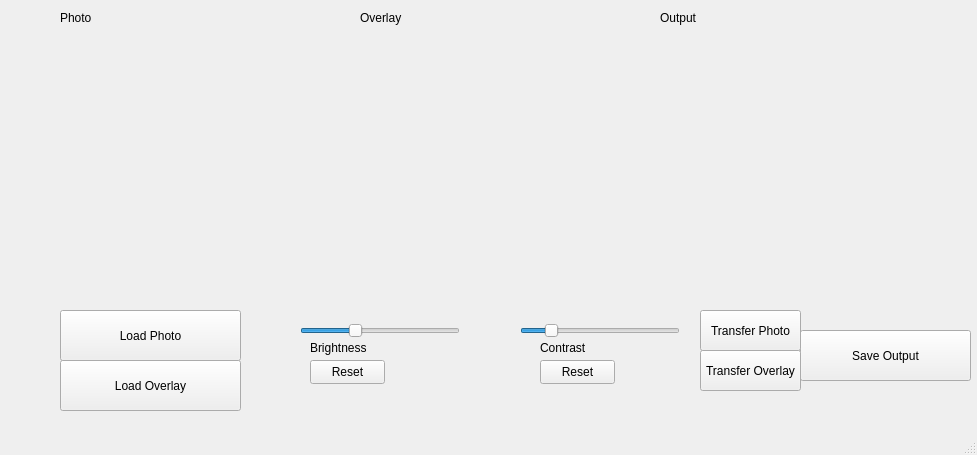
<?xml version="1.0" encoding="UTF-8"?>
<ui version="4.0">
 <class>MainWindow</class>
 <widget class="QMainWindow" name="MainWindow">
  <property name="geometry">
   <rect>
    <x>0</x>
    <y>0</y>
    <width>977</width>
    <height>455</height>
   </rect>
  </property>
  <property name="windowTitle">
   <string>MainWindow</string>
  </property>
  <widget class="QWidget" name="centralwidget">
   <widget class="QPushButton" name="pushButton">
    <property name="geometry">
     <rect>
      <x>60</x>
      <y>310</y>
      <width>181</width>
      <height>51</height>
     </rect>
    </property>
    <property name="text">
     <string>Load Photo</string>
    </property>
   </widget>
   <widget class="QPushButton" name="pushButton_2">
    <property name="geometry">
     <rect>
      <x>60</x>
      <y>360</y>
      <width>181</width>
      <height>51</height>
     </rect>
    </property>
    <property name="text">
     <string>Load Overlay</string>
    </property>
   </widget>
   <widget class="QLabel" name="label">
    <property name="geometry">
     <rect>
      <x>60</x>
      <y>10</y>
      <width>49</width>
      <height>16</height>
     </rect>
    </property>
    <property name="text">
     <string>Photo</string>
    </property>
   </widget>
   <widget class="QLabel" name="label_2">
    <property name="geometry">
     <rect>
      <x>360</x>
      <y>10</y>
      <width>49</width>
      <height>16</height>
     </rect>
    </property>
    <property name="text">
     <string>Overlay</string>
    </property>
   </widget>
   <widget class="QLabel" name="label_3">
    <property name="geometry">
     <rect>
      <x>660</x>
      <y>10</y>
      <width>49</width>
      <height>16</height>
     </rect>
    </property>
    <property name="text">
     <string>Output</string>
    </property>
   </widget>
   <widget class="QSlider" name="horizontalSlider">
    <property name="geometry">
     <rect>
      <x>300</x>
      <y>320</y>
      <width>160</width>
      <height>22</height>
     </rect>
    </property>
    <property name="contextMenuPolicy">
     <enum>Qt::ContextMenuPolicy::NoContextMenu</enum>
    </property>
    <property name="minimum">
     <number>1</number>
    </property>
    <property name="maximum">
     <number>300</number>
    </property>
    <property name="value">
     <number>100</number>
    </property>
    <property name="sliderPosition">
     <number>100</number>
    </property>
    <property name="orientation">
     <enum>Qt::Orientation::Horizontal</enum>
    </property>
   </widget>
   <widget class="QSlider" name="horizontalSlider_2">
    <property name="geometry">
     <rect>
      <x>520</x>
      <y>320</y>
      <width>160</width>
      <height>22</height>
     </rect>
    </property>
    <property name="minimum">
     <number>-20</number>
    </property>
    <property name="maximum">
     <number>100</number>
    </property>
    <property name="value">
     <number>0</number>
    </property>
    <property name="sliderPosition">
     <number>0</number>
    </property>
    <property name="orientation">
     <enum>Qt::Orientation::Horizontal</enum>
    </property>
   </widget>
   <widget class="QLabel" name="label_4">
    <property name="geometry">
     <rect>
      <x>310</x>
      <y>340</y>
      <width>71</width>
      <height>16</height>
     </rect>
    </property>
    <property name="text">
     <string>Brightness</string>
    </property>
   </widget>
   <widget class="QLabel" name="label_5">
    <property name="geometry">
     <rect>
      <x>540</x>
      <y>340</y>
      <width>49</width>
      <height>16</height>
     </rect>
    </property>
    <property name="text">
     <string>Contrast</string>
    </property>
   </widget>
   <widget class="QPushButton" name="pushButton_3">
    <property name="geometry">
     <rect>
      <x>800</x>
      <y>330</y>
      <width>171</width>
      <height>51</height>
     </rect>
    </property>
    <property name="text">
     <string>Save Output</string>
    </property>
   </widget>
   <widget class="QLabel" name="label_6">
    <property name="geometry">
     <rect>
      <x>60</x>
      <y>40</y>
      <width>281</width>
      <height>251</height>
     </rect>
    </property>
    <property name="text">
     <string/>
    </property>
    <property name="scaledContents">
     <bool>true</bool>
    </property>
    <property name="indent">
     <number>-4</number>
    </property>
   </widget>
   <widget class="QLabel" name="label_7">
    <property name="geometry">
     <rect>
      <x>360</x>
      <y>40</y>
      <width>281</width>
      <height>251</height>
     </rect>
    </property>
    <property name="text">
     <string/>
    </property>
    <property name="scaledContents">
     <bool>true</bool>
    </property>
    <property name="indent">
     <number>-4</number>
    </property>
   </widget>
   <widget class="QLabel" name="label_8">
    <property name="geometry">
     <rect>
      <x>650</x>
      <y>40</y>
      <width>281</width>
      <height>251</height>
     </rect>
    </property>
    <property name="text">
     <string/>
    </property>
    <property name="scaledContents">
     <bool>true</bool>
    </property>
    <property name="indent">
     <number>-4</number>
    </property>
   </widget>
   <widget class="QPushButton" name="pushButton_4">
    <property name="geometry">
     <rect>
      <x>310</x>
      <y>360</y>
      <width>75</width>
      <height>24</height>
     </rect>
    </property>
    <property name="text">
     <string>Reset</string>
    </property>
   </widget>
   <widget class="QPushButton" name="pushButton_5">
    <property name="geometry">
     <rect>
      <x>540</x>
      <y>360</y>
      <width>75</width>
      <height>24</height>
     </rect>
    </property>
    <property name="text">
     <string>Reset</string>
    </property>
   </widget>
   <widget class="QPushButton" name="TransferPhoto">
    <property name="geometry">
     <rect>
      <x>700</x>
      <y>310</y>
      <width>101</width>
      <height>41</height>
     </rect>
    </property>
    <property name="text">
     <string>Transfer Photo</string>
    </property>
   </widget>
   <widget class="QPushButton" name="TransferOverlay">
    <property name="geometry">
     <rect>
      <x>700</x>
      <y>350</y>
      <width>101</width>
      <height>41</height>
     </rect>
    </property>
    <property name="text">
     <string>Transfer Overlay</string>
    </property>
   </widget>
  </widget>
  <widget class="QMenuBar" name="menubar">
   <property name="geometry">
    <rect>
     <x>0</x>
     <y>0</y>
     <width>977</width>
     <height>22</height>
    </rect>
   </property>
  </widget>
  <widget class="QStatusBar" name="statusbar"/>
 </widget>
 <resources/>
 <connections/>
</ui>
